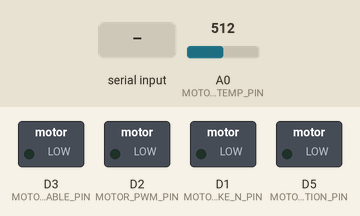
The program below on a simulated ESP8266 (Wemos D1 mini). Shown: switched loads named in the program (green lamp = pin HIGH). The inputs (shaded band) are chosen by the test bench; at power-on: A0 (MOTOR_ADC_TEMP_PIN) = 512. What the program prints to the serial monitor is not drawn.

Above: at 1.2 s.
1.3 s: byte 30 received over Serial
At 1.6 s:
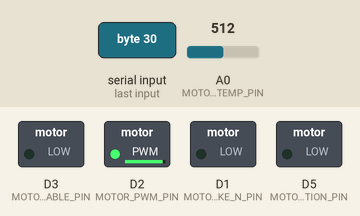
2.8 s: byte 90 received over Serial
At 3.8 s:
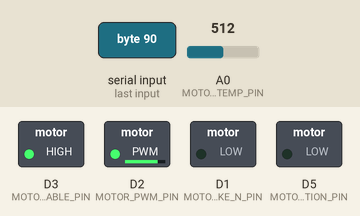
5.6 s: byte 120 received over Serial
At 6.8 s:
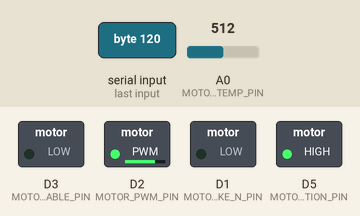
7.7 s: A0 (MOTOR_ADC_TEMP_PIN) set to 66
9.2 s: A0 (MOTOR_ADC_TEMP_PIN) set to 54
Timing chart, 0 to 12.2 s (numbered marks = the images above; inputs shaded):
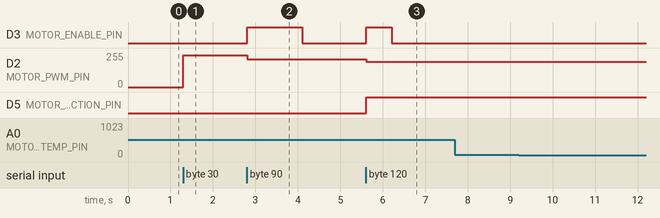

The program:

main.cpp
```cpp
// (licence header left out)
#include <Arduino.h>
#include "Functions.h"

// Pin declarations
const int MOTOR_ENABLE_PIN    = D3;
const int MOTOR_DIRECTION_PIN = D5;
const int MOTOR_BRAKE_N_PIN   = D1;
const int MOTOR_PWM_PIN       = D2;
const int MOTOR_FAULT_PIN     = D0;
const int MOTOR_ADC_TEMP_PIN  = A0;

const int SERIAL_BAUD         = 115200;
// const int HW_SERIAL_BAUD      = 115200;

// Constant system parameters
const int MAX_MOTOR_TEMP      = 60;
const int MAX_SYSTEM_TEMP     = 85;
const int PWM_FREQUENCY       = 45000; // 45kHz
const int CHECK_TEMP_FREQ     = 20;

// Data frame constants
const uint8 BRAKE_BIT         = 7;
const uint8 ENABLE_BIT        = 6;
const uint8 DIRECTION_BIT     = 5;

// Variables
uint8_t brakeStatus  = 0;
uint8_t enableStatus = 0;
uint8_t dirStatus    = 0;
uint8_t pwmStatus    = 0;
int motorTemperature = 0;
int incomingByte     = 0;
int checkTempCount   = 0;

// HardwareSerial hwSerial(2);

void setup() {
   // Set the pin directions
   pinMode(MOTOR_ENABLE_PIN, OUTPUT);
   pinMode(MOTOR_DIRECTION_PIN, OUTPUT);
   pinMode(MOTOR_BRAKE_N_PIN, OUTPUT);
   pinMode(MOTOR_PWM_PIN, OUTPUT);
   pinMode(MOTOR_FAULT_PIN, INPUT);
   pinMode(MOTOR_ADC_TEMP_PIN, INPUT);

   // Set the initial values
   digitalWrite(MOTOR_ENABLE_PIN, LOW);
   digitalWrite(MOTOR_DIRECTION_PIN, LOW);
   digitalWrite(MOTOR_BRAKE_N_PIN, LOW);
   digitalWrite(MOTOR_PWM_PIN, LOW);

   // Set the frequency of PWM
   analogWriteFreq(PWM_FREQUENCY);
   analogWriteRange(32);

   // Setup the UART to 115200 baud rate
   // hwSerial.begin(HW_SERIAL_BAUD, SERIAL_8E2);//, RXD2, TXD2);

   Serial.begin(SERIAL_BAUD, SERIAL_8E2);
   Serial.print("Starting up...");
}

void loop() {
   if (Serial.available() > 0) {
      // Read the incoming byte:
      incomingByte = Serial.read();

      Serial.print("Received ");
      Serial.println(incomingByte);

      // Update the brake, enable, direction, and PWM values
      processByte(incomingByte);
   }

   // Periodically check the temperature on the motor and motor board
   if(checkTempCount == CHECK_TEMP_FREQ) {
      checkTempCount = 0;
      if(checkMotorTempOkay())
         Serial.println("Temperature okay");
      else {
         // If motor temp or system temp too high, shutdown motor driver
         digitalWrite(MOTOR_ENABLE_PIN, LOW);
         Serial.print("Shutdown");
      }
   }
   else
      checkTempCount++;

   delay(100);

}

bool checkMotorTempOkay() {
   motorTemperature = analogRead(A0);

   if(motorTemperature > MAX_MOTOR_TEMP)
      return false;
   else
      return true;
}

bool checkSystemTempOkay() { return true; }

void processByte(uint8_t incomingByte) {
   // if(incomingByte == 10)
   //   return;

   enableStatus   = (incomingByte >> ENABLE_BIT) & 0x01;
   brakeStatus    = (incomingByte >> BRAKE_BIT) & 0x01;
   dirStatus      = (incomingByte >> DIRECTION_BIT) & 0x01;
   pwmStatus      = incomingByte & 0x1F;

   Serial.print("enable = ");
   Serial.println(enableStatus);
   Serial.print("brake = ");
   Serial.println(brakeStatus);
   Serial.print("direction = ");
   Serial.println(dirStatus);
   Serial.print("pwm = ");
   Serial.println(pwmStatus);


   // Write the value to the PWM and the direction before enabling
   digitalWrite(MOTOR_BRAKE_N_PIN, brakeStatus);
   digitalWrite(MOTOR_DIRECTION_PIN, dirStatus);
   analogWrite(MOTOR_PWM_PIN, pwmStatus);

   // And then write the enable
   digitalWrite(MOTOR_ENABLE_PIN, enableStatus);

}
```

Functions.h
```cpp
// (licence header left out)
bool checkMotorTempOkay();

bool checkSystemTempOkay();

void processByte(uint8_t incomingByte);
```

Measured:
- after the input at 1.3 s, D2 (MOTOR_PWM_PIN): 0/255 → 239/255 at once
- after the input at 2.8 s, D3 (MOTOR_ENABLE_PIN): LOW → HIGH at once, → LOW 1.3 s later; D2 (MOTOR_PWM_PIN): 239/255 → 207/255 at once
- after the input at 5.6 s, D3 (MOTOR_ENABLE_PIN): LOW → HIGH at once, → LOW 0.60 s later; D2 (MOTOR_PWM_PIN): 207/255 → 191/255 at once; D5 (MOTOR_DIRECTION_PIN): LOW → HIGH at once
- after the input at 7.7 s, every drawn part: stays the same
- after the input at 9.2 s, every drawn part: stays the same
